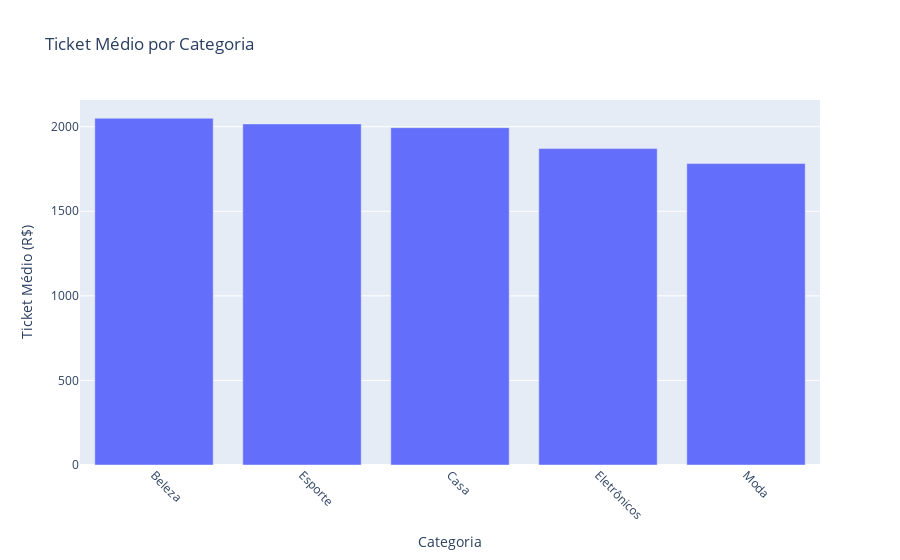

Source (notebook cell):
### Code cell
# Gráfico de ticket médio
fig = px.bar(
    x=ticket_medio_categoria['categoria'],
    y=ticket_medio_categoria['ticket_medio'],
    title='Ticket Médio por Categoria'
)

fig.update_xaxes(title='Categoria', tickangle=45)
fig.update_yaxes(title='Ticket Médio (R$)')
fig.show()

### Figure 1 — Plotly figure (JSON) as saved in the notebook; plotly's stock layout.template omitted (floating-point values rounded to 4 significant figures)
{"data": [{"hovertemplate": "x=%{x}<br>y=%{y}<extra></extra>", "legendgroup": "", "marker": {"color": "#636efa", "pattern": {"shape": ""}}, "name": "", "orientation": "v", "showlegend": false, "textposition": "auto", "type": "bar", "x": ["Beleza", "Esporte", "Casa", "Eletrônicos", "Moda"], "xaxis": "x", "y": [2050.0, 2016.0, 1994.0, 1871.0, 1782.0], "yaxis": "y"}], "layout": {"barmode": "relative", "legend": {"tracegroupgap": 0}, "title": {"text": "Ticket Médio por Categoria"}, "xaxis": {"anchor": "y", "domain": [0, 1], "tickangle": 45, "title": {"text": "Categoria"}}, "yaxis": {"anchor": "x", "domain": [0, 1], "title": {"text": "Ticket Médio (R$)"}}}}
